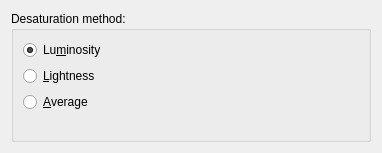
<?xml version="1.0" encoding="UTF-8"?>
<ui version="4.0">
 <class>WdgDesaturate</class>
 <widget class="QWidget" name="WdgDesaturate">
  <property name="geometry">
   <rect>
    <x>0</x>
    <y>0</y>
    <width>382</width>
    <height>153</height>
   </rect>
  </property>
  <layout class="QGridLayout">
   <item row="0" column="0">
    <widget class="QGroupBox" name="groupType">
     <property name="title">
      <string>Desaturation method:</string>
     </property>
     <layout class="QGridLayout" name="gridLayout">
      <item row="4" column="0">
       <spacer name="verticalSpacer">
        <property name="orientation">
         <enum>Qt::Vertical</enum>
        </property>
        <property name="sizeHint" stdset="0">
         <size>
          <width>20</width>
          <height>40</height>
         </size>
        </property>
       </spacer>
      </item>
      <item row="3" column="0">
       <widget class="QRadioButton" name="radioAverage">
        <property name="text">
         <string>&amp;Average</string>
        </property>
       </widget>
      </item>
      <item row="1" column="0">
       <widget class="QRadioButton" name="radioLuminosity">
        <property name="text">
         <string>Lu&amp;minosity</string>
        </property>
        <property name="checked">
         <bool>true</bool>
        </property>
       </widget>
      </item>
      <item row="2" column="0">
       <widget class="QRadioButton" name="radioLightness">
        <property name="text">
         <string>&amp;Lightness</string>
        </property>
       </widget>
      </item>
     </layout>
    </widget>
   </item>
  </layout>
 </widget>
 <resources/>
 <connections/>
</ui>
